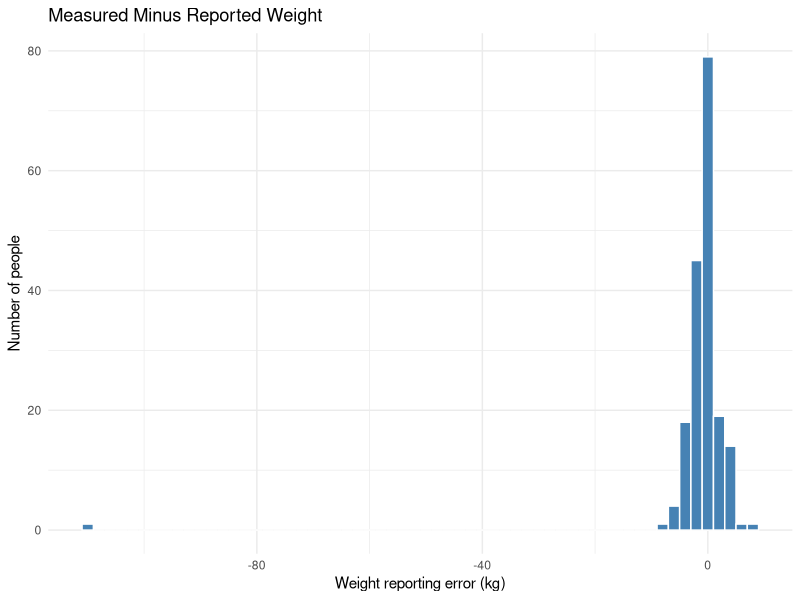

Generate this figure with R:
## ---- chunk 1
#| include: false
knitr::opts_knit$set(root.dir = normalizePath("../../../.."))
library(dplyr)
library(ggplot2)
## ---- chunk 2
davis <- readr::read_csv("data/real/davis_height_weight.csv")

davis |>
  filter(!is.na(weight_reporting_error_kg)) |>
  summarize(
    n = n(),
    mean_error = mean(weight_reporting_error_kg),
    median_error = median(weight_reporting_error_kg),
    min_error = min(weight_reporting_error_kg),
    max_error = max(weight_reporting_error_kg),
    iqr_error = IQR(weight_reporting_error_kg)
  )

ggplot(davis, aes(x = weight_reporting_error_kg)) +
  geom_histogram(binwidth = 2, fill = "steelblue", color = "white") +
  labs(
    title = "Measured Minus Reported Weight",
    x = "Weight reporting error (kg)",
    y = "Number of people"
  ) +
  theme_minimal()
